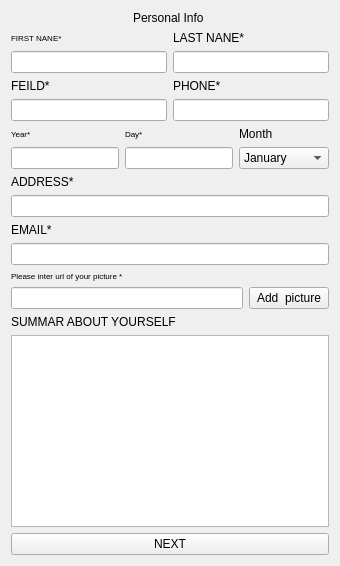
                <widget class="QWidget" name="page">
                 <layout class="QVBoxLayout" name="verticalLayout_23">
                  <item>
                   <layout class="QVBoxLayout" name="verticalLayout_124">
                    <item>
                     <widget class="QLabel" name="label_177">
                      <property name="styleSheet">
                       <string notr="true">font: 12pt &quot;MS Shell Dlg 2&quot;;</string>
                      </property>
                      <property name="text">
                       <string>Personal Info </string>
                      </property>
                      <property name="alignment">
                       <set>Qt::AlignCenter</set>
                      </property>
                     </widget>
                    </item>
                    <item>
                     <layout class="QHBoxLayout" name="horizontalLayout_3">
                      <item>
                       <layout class="QVBoxLayout" name="verticalLayout_9">
                        <item>
                         <widget class="QLabel" name="First_name_label_f2">
                          <property name="font">
                           <font>
                            <family>MS Shell Dlg 2</family>
                            <pointsize>6</pointsize>
                            <weight>50</weight>
                            <italic>false</italic>
                            <bold>false</bold>
                           </font>
                          </property>
                          <property name="styleSheet">
                           <string notr="true">font: 6pt &quot;MS Shell Dlg 2&quot;;</string>
                          </property>
                          <property name="text">
                           <string>FIRST NANE*</string>
                          </property>
                         </widget>
                        </item>
                        <item>
                         <widget class="QLineEdit" name="First_name_f2"/>
                        </item>
                       </layout>
                      </item>
                      <item>
                       <layout class="QVBoxLayout" name="verticalLayout_114">
                        <item>
                         <widget class="QLabel" name="Last_name_label_f2">
                          <property name="styleSheet">
                           <string notr="true">font: 6pt &quot;MS Shell Dlg 2&quot;;</string>
                          </property>
                          <property name="text">
                           <string>LAST NANE*</string>
                          </property>
                         </widget>
                        </item>
                        <item>
                         <widget class="QLineEdit" name="Last_name_F2"/>
                        </item>
                       </layout>
                      </item>
                     </layout>
                    </item>
                    <item>
                     <layout class="QHBoxLayout" name="horizontalLayout_5">
                      <item>
                       <layout class="QVBoxLayout" name="verticalLayout_115">
                        <item>
                         <widget class="QLabel" name="Feild_name_label_f2">
                          <property name="styleSheet">
                           <string notr="true">font: 6pt &quot;MS Shell Dlg 2&quot;;</string>
                          </property>
                          <property name="text">
                           <string>FEILD*</string>
                          </property>
                         </widget>
                        </item>
                        <item>
                         <widget class="QLineEdit" name="Feild_name_f2"/>
                        </item>
                       </layout>
                      </item>
                      <item>
                       <layout class="QVBoxLayout" name="verticalLayout_116">
                        <item>
                         <widget class="QLabel" name="Phone_label_f2">
                          <property name="styleSheet">
                           <string notr="true">font: 6pt &quot;MS Shell Dlg 2&quot;;</string>
                          </property>
                          <property name="text">
                           <string>PHONE*</string>
                          </property>
                         </widget>
                        </item>
                        <item>
                         <widget class="QLineEdit" name="Phone_F2"/>
                        </item>
                       </layout>
                      </item>
                     </layout>
                    </item>
                    <item>
                     <layout class="QHBoxLayout" name="horizontalLayout_6">
                      <item>
                       <layout class="QVBoxLayout" name="verticalLayout_117">
                        <item>
                         <widget class="QLabel" name="Year_label_f2">
                          <property name="font">
                           <font>
                            <pointsize>6</pointsize>
                           </font>
                          </property>
                          <property name="text">
                           <string>Year*</string>
                          </property>
                         </widget>
                        </item>
                        <item>
                         <widget class="QLineEdit" name="Year_F2"/>
                        </item>
                       </layout>
                      </item>
                      <item>
                       <layout class="QVBoxLayout" name="verticalLayout_118">
                        <item>
                         <widget class="QLabel" name="Day_label_f2">
                          <property name="font">
                           <font>
                            <pointsize>6</pointsize>
                           </font>
                          </property>
                          <property name="text">
                           <string>Day*</string>
                          </property>
                         </widget>
                        </item>
                        <item>
                         <widget class="QLineEdit" name="Day_F2"/>
                        </item>
                       </layout>
                      </item>
                      <item>
                       <layout class="QVBoxLayout" name="verticalLayout_119">
                        <item>
                         <widget class="QLabel" name="Month_label_f2">
                          <property name="text">
                           <string>Month</string>
                          </property>
                         </widget>
                        </item>
                        <item>
                         <widget class="QComboBox" name="Month_F2">
                          <item>
                           <property name="text">
                            <string>January</string>
                           </property>
                          </item>
                          <item>
                           <property name="text">
                            <string>February</string>
                           </property>
                          </item>
                          <item>
                           <property name="text">
                            <string>March</string>
                           </property>
                          </item>
                          <item>
                           <property name="text">
                            <string>April</string>
                           </property>
                          </item>
                          <item>
                           <property name="text">
                            <string>May</string>
                           </property>
                          </item>
                          <item>
                           <property name="text">
                            <string>June</string>
                           </property>
                          </item>
                          <item>
                           <property name="text">
                            <string>July</string>
                           </property>
                          </item>
                          <item>
                           <property name="text">
                            <string>August</string>
                           </property>
                          </item>
                          <item>
                           <property name="text">
                            <string>September</string>
                           </property>
                          </item>
                          <item>
                           <property name="text">
                            <string>October</string>
                           </property>
                          </item>
                          <item>
                           <property name="text">
                            <string>November</string>
                           </property>
                          </item>
                          <item>
                           <property name="text">
                            <string>December</string>
                           </property>
                          </item>
                         </widget>
                        </item>
                       </layout>
                      </item>
                     </layout>
                    </item>
                    <item>
                     <widget class="QLabel" name="Address_label_f2_2">
                      <property name="styleSheet">
                       <string notr="true">font: 6pt &quot;MS Shell Dlg 2&quot;;
</string>
                      </property>
                      <property name="text">
                       <string>ADDRESS*</string>
                      </property>
                     </widget>
                    </item>
                    <item>
                     <widget class="QLineEdit" name="Address_F2"/>
                    </item>
                    <item>
                     <widget class="QLabel" name="Email_label_f2">
                      <property name="styleSheet">
                       <string notr="true">font: 6pt &quot;MS Shell Dlg 2&quot;;</string>
                      </property>
                      <property name="text">
                       <string>EMAIL*</string>
                      </property>
                     </widget>
                    </item>
                    <item>
                     <widget class="QLineEdit" name="Email_F2"/>
                    </item>
                    <item>
                     <widget class="QLabel" name="URL_label_f2">
                      <property name="font">
                       <font>
                        <pointsize>6</pointsize>
                       </font>
                      </property>
                      <property name="text">
                       <string>Please inter url of your picture *</string>
                      </property>
                     </widget>
                    </item>
                    <item>
                     <layout class="QHBoxLayout" name="horizontalLayout_23">
                      <item>
                       <widget class="QLineEdit" name="pic_lineEdit"/>
                      </item>
                      <item>
                       <widget class="QPushButton" name="pic_pushButton">
                        <property name="text">
                         <string>Add  picture</string>
                        </property>
                       </widget>
                      </item>
                     </layout>
                    </item>
                    <item>
                     <widget class="QLabel" name="label_176">
                      <property name="styleSheet">
                       <string notr="true">font: 6pt &quot;MS Shell Dlg 2&quot;;
</string>
                      </property>
                      <property name="text">
                       <string>SUMMAR ABOUT YOURSELF</string>
                      </property>
                     </widget>
                    </item>
                    <item>
                     <widget class="QTextEdit" name="Summary_F2"/>
                    </item>
                    <item>
                     <widget class="QPushButton" name="F1_NEXT_2">
                      <property name="text">
                       <string>NEXT</string>
                      </property>
                     </widget>
                    </item>
                   </layout>
                  </item>
                 </layout>
                </widget>
